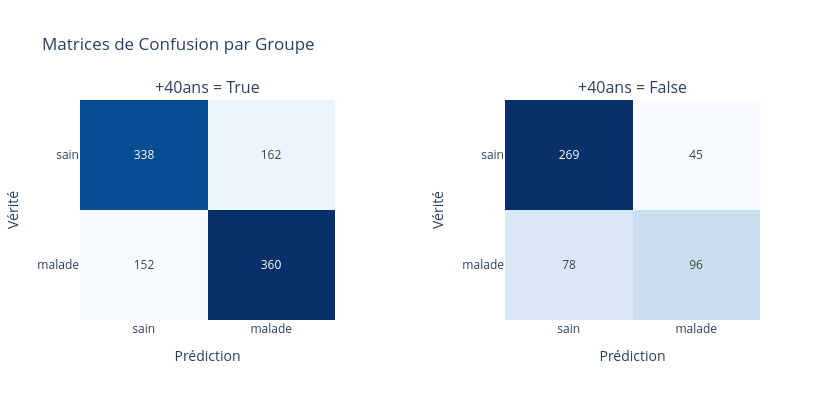

This figure's notebook cell:
### Markdown cell above
On est à un taux d'erreur à ~27% sans aucun traitemant de fairness. On remarque quand même qu'il y a un desequilibre envers certaine poulation qui sont plus sujet à des erreurs

### Code cell
preddf['+40ans'] = preddf['Patient Age'] >= 40
plot_confusion_matrices_side_by_side(
    df=preddf,
    group_column='+40ans',
    labels=["sain", "malade"],
)

### Figure 1 — Plotly figure (JSON) as saved in the notebook; plotly's stock layout.template omitted (floating-point values rounded to 4 significant figures)
{"data": [{"colorscale": [[0, "rgb(247,251,255)"], [0.125, "rgb(222,235,247)"], [0.25, "rgb(198,219,239)"], [0.375, "rgb(158,202,225)"], [0.5, "rgb(107,174,214)"], [0.625, "rgb(66,146,198)"], [0.75, "rgb(33,113,181)"], [0.875, "rgb(8,81,156)"], [1, "rgb(8,48,107)"]], "hoverinfo": "z", "showscale": false, "text": [["338", "162"], ["152", "360"]], "texttemplate": "%{text}", "type": "heatmap", "x": ["sain", "malade"], "xaxis": "x", "y": ["sain", "malade"], "yaxis": "y", "z": [[338, 162], [152, 360]], "zmin": 0}, {"colorscale": [[0, "rgb(247,251,255)"], [0.125, "rgb(222,235,247)"], [0.25, "rgb(198,219,239)"], [0.375, "rgb(158,202,225)"], [0.5, "rgb(107,174,214)"], [0.625, "rgb(66,146,198)"], [0.75, "rgb(33,113,181)"], [0.875, "rgb(8,81,156)"], [1, "rgb(8,48,107)"]], "hoverinfo": "z", "showscale": false, "text": [["269", "45"], ["78", "96"]], "texttemplate": "%{text}", "type": "heatmap", "x": ["sain", "malade"], "xaxis": "x2", "y": ["sain", "malade"], "yaxis": "y2", "z": [[269, 45], [78, 96]], "zmin": 0}], "layout": {"annotations": [{"font": {"size": 16}, "showarrow": false, "text": "+40ans = True", "x": 0.1875, "xanchor": "center", "xref": "paper", "y": 1, "yanchor": "bottom", "yref": "paper"}, {"font": {"size": 16}, "showarrow": false, "text": "+40ans = False", "x": 0.8125, "xanchor": "center", "xref": "paper", "y": 1, "yanchor": "bottom", "yref": "paper"}], "height": 400, "title": {"text": "Matrices de Confusion par Groupe"}, "width": 840, "xaxis": {"anchor": "y", "domain": [0, 0.375], "title": {"text": "Prédiction"}}, "xaxis2": {"anchor": "y2", "domain": [0.625, 1], "title": {"text": "Prédiction"}}, "yaxis": {"anchor": "x", "autorange": "reversed", "domain": [0, 1], "title": {"text": "Vérité"}}, "yaxis2": {"anchor": "x2", "autorange": "reversed", "domain": [0, 1], "title": {"text": "Vérité"}}}}
